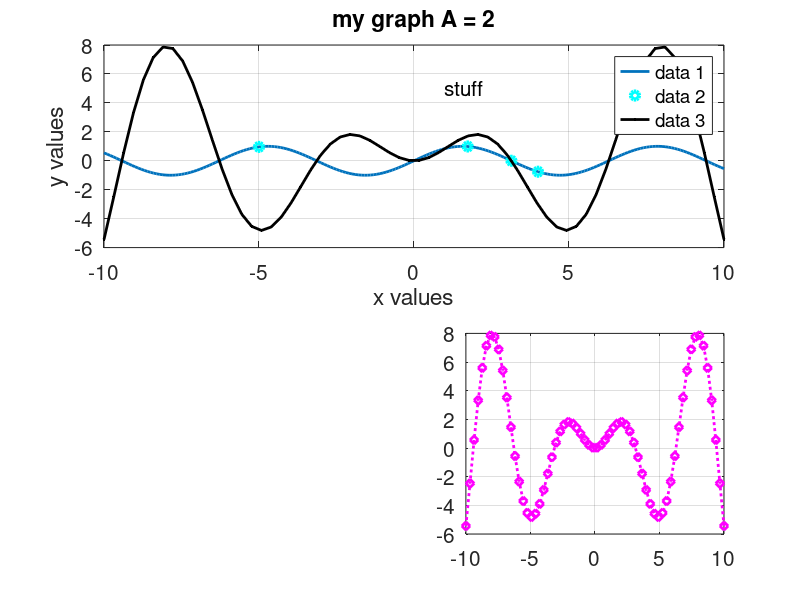

Here is the MATLAB script that generated this plot:
x1 = -10:0.1:10;
y1 = sin(x1);

x2 = [-5, sqrt(3) pi 4];
y2 = sin(x2);

x3 = linspace(-10, 10, 64);
y3 = x3.* sin(x3);

A = 2;

subplot(2,1,1)

plot(x1,y1, 'Linewidth',[2]), hold on
plot(x2,y2, 'co', 'Linewidth',[3])
plot(x3,y3, '-k.', 'Linewidth',[2])

%plot(x1,y1,x2,y2, 'g*',x3,y3, 'yd:', 'Linewidth',[3])

xlabel('x values','Fontsize',[15])
ylabel('y values', 'Fontsize',[15])
title(['my graph A = ' num2str(A)], 'Fontsize',[15])
text(1, 5, 'stuff', 'Fontsize',[15])

set(gca, 'Fontsize',[15])

grid on
%axis off

legend('data 1', 'data 2', 'data 3', 'Location', 'Best')

subplot(2,2,4)
plot(x3,y3, 'm:d', 'Linewidth',[2])
set(gca, 'Fontsize',[15])
grid on
